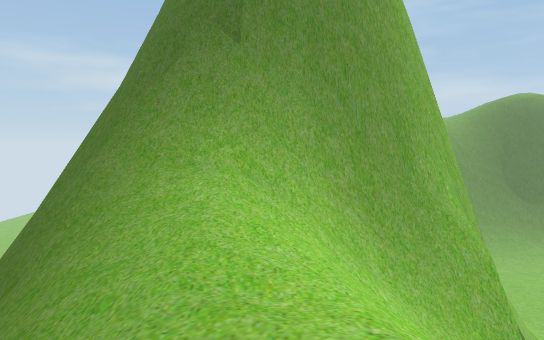
[1] (above)

21 first-person views from a walk through a 3-D level made in the Unity game engine. The camera is 1.4 m above the floor, tilts 4° down and sees 70° across. The floor is counted in squares, 2 m on a side. Each view is taken from the middle of a square. On the plan, view 1 faces up. The plan holds only what a view shows up to about 11 squares ahead; the rest is blank. The place goes on beyond the plan. The player is left out. Some animated figures are not drawn. Some surface patterns are stand-ins.

[2]
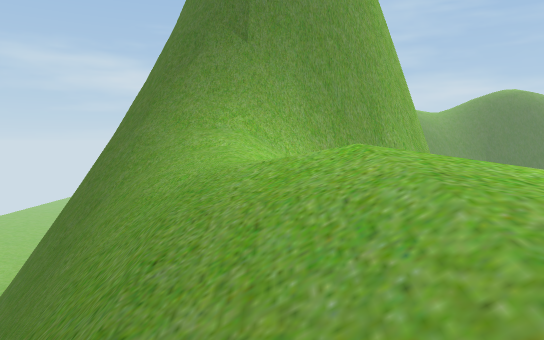

[3]
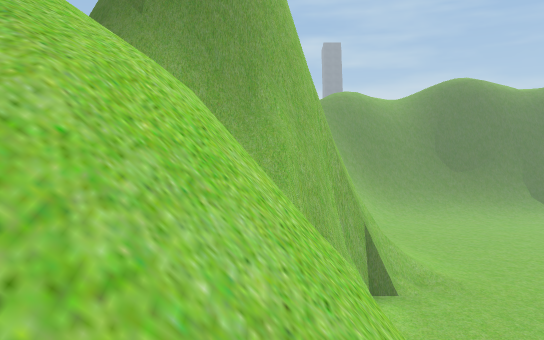

[4]
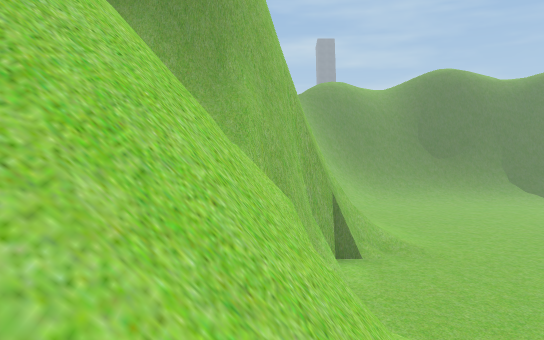

[5]
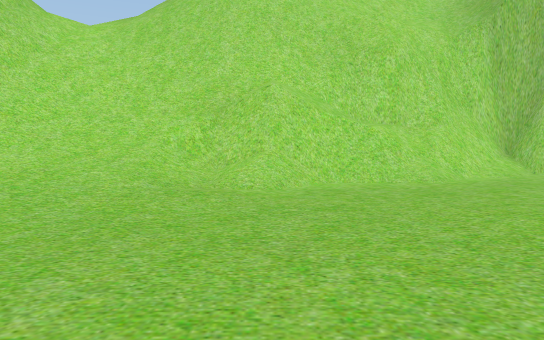

[6]
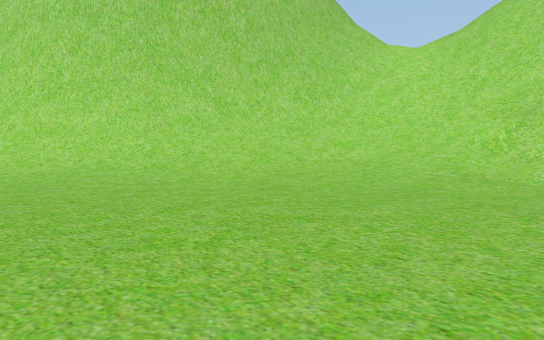

[7]
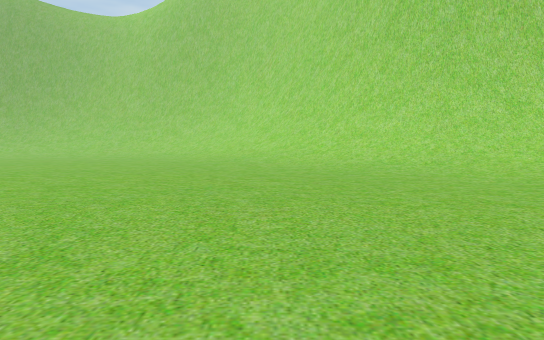

[8]
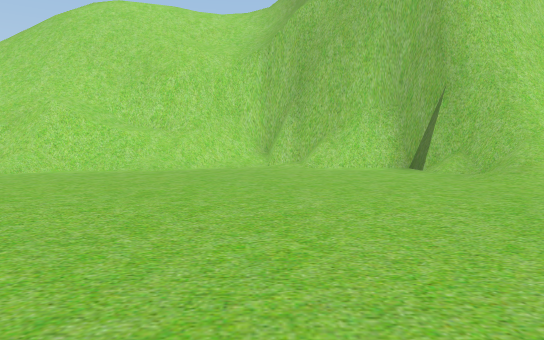

[9]
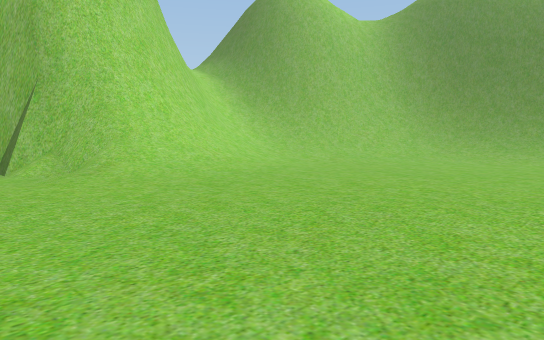

[10]
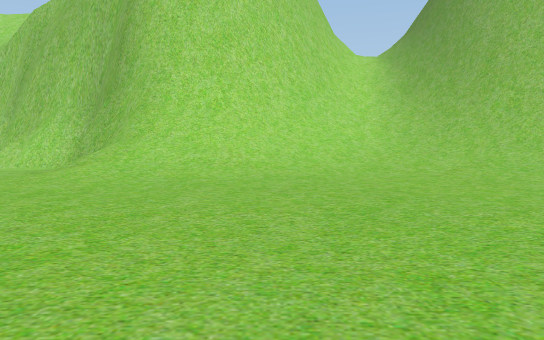

[11]
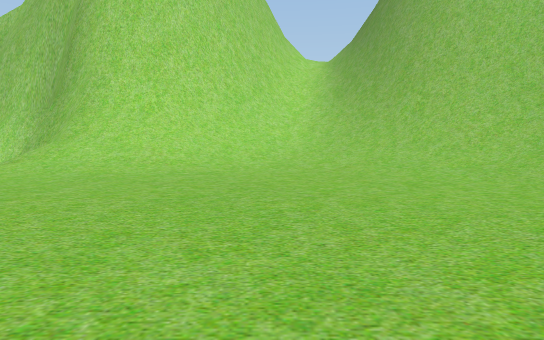

[12]
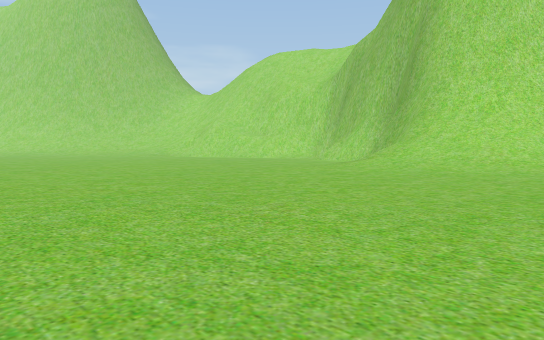

[13]
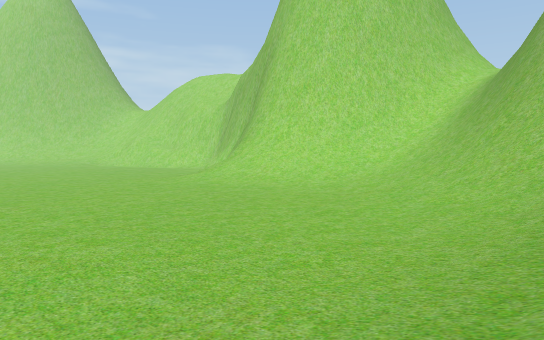

[14]
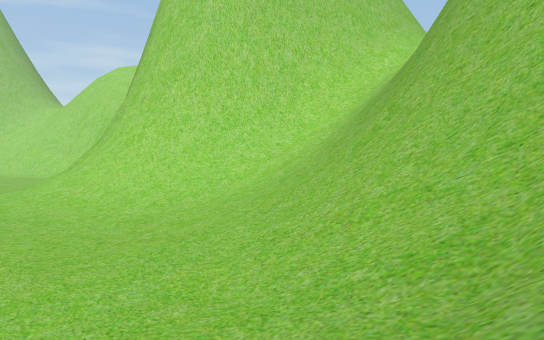

[15]
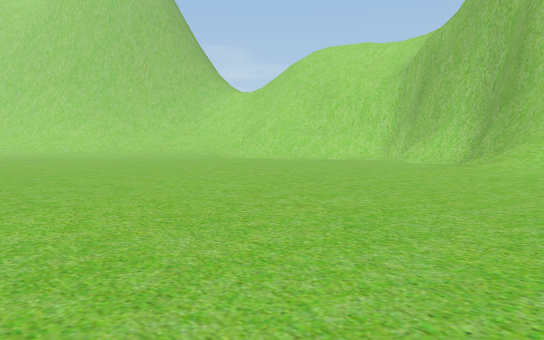

[16]
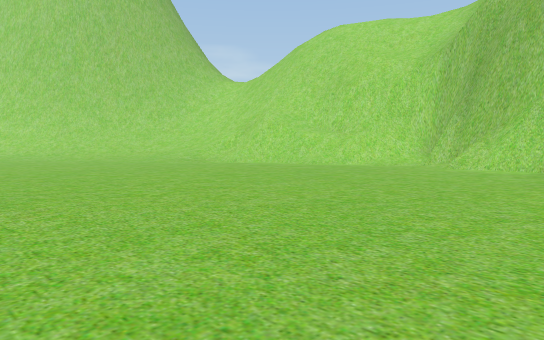

[17]
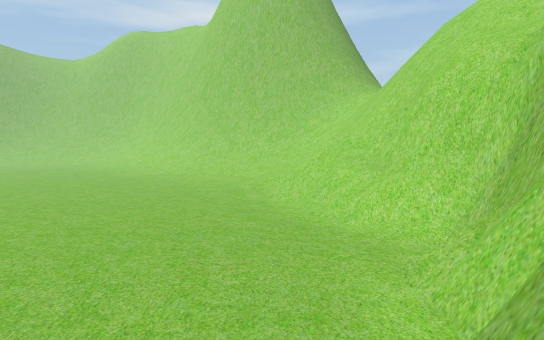

[18]
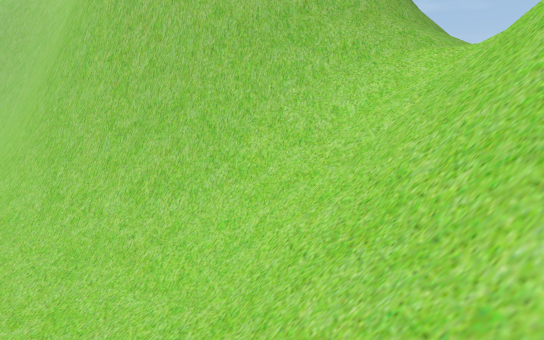

[19]
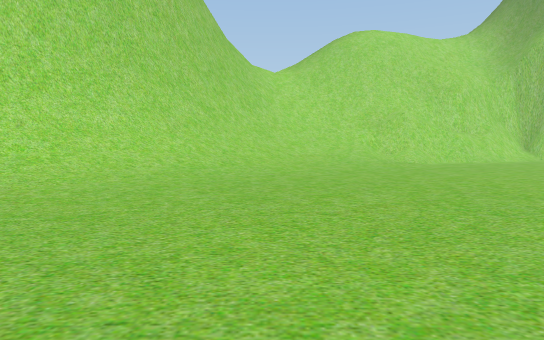

[20]
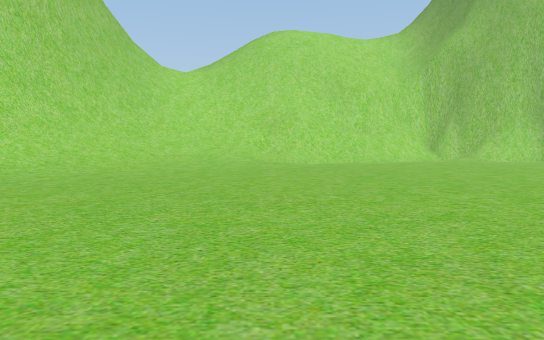

[21]
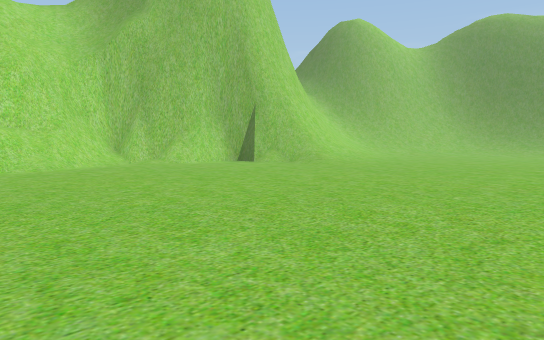

### Floor plan
Key: @ floor where view 1 was taken; # wall or solid block; x gap in a wall; . main floor; : floor 0.5 m higher than the main floor; + floor 7.75 m higher than the main floor; * floor 12.5 m higher than the main floor; / step, stairs or slope; = window, fence, low wall or low ledge; v drop or lower ground.
Columns run from 4 left of view 1 to 22 right of it. Each row starts with its distance up from view 1.
 23            ##////  // /
 22            ##/////:::
 21           ##////::....
 20           ##///:......
 19          ##///:.......
 18        //////:........
 17        //////:........
 16        ###//::..........
 15          ##//:..........
 14           ##/:..........
 13           ##//...........
 12            #//...........
 11            #//:..........
 10           ##=/:..........
  9  #        ##/...........
  8  ##       #.............
  7 vv###    ##.............
  6 vv/########.............
  5 vv///=//##..............
  4  v//////v#.............
  3  v//*/ /v#/............
  2  v//*/#/ #//...........
  1   v/*/#x #/#...........
  0   v/@//v##/v............
 -1    v/*/v##/v/............
 -2     / /v##/#/.............
 -3       //##///:...........
 -4        //#///:...........
 -5        ///////:...........
 -6        +/=##////...........
 -7        //#####///..........
 -8        ########///:........
 -9        #   #  ###//:.......

Positions as (right, up) in squares from view 1, and headings:
1: (0, 0), facing up
2: (0, -2), facing up
3: (3, -4), facing up
4: (4, -5), facing up
5: (14, -1), facing left
6: (16, 0), facing down-left
7: (16, 2), facing down
8: (17, 5), facing left
9: (17, 7), facing up-left
10: (17, 14), facing left
11: (18, 16), facing left
12: (19, 16), facing down-left
13: (18, 23), facing down-left
14: (12, 23), facing down-left
15: (20, 13), facing down-left
16: (17, 10), facing down-left
17: (8, 11), facing down
18: (6, -1), facing down
19: (21, -6), facing left
20: (21, -2), facing left
21: (18, -1), facing up-left
